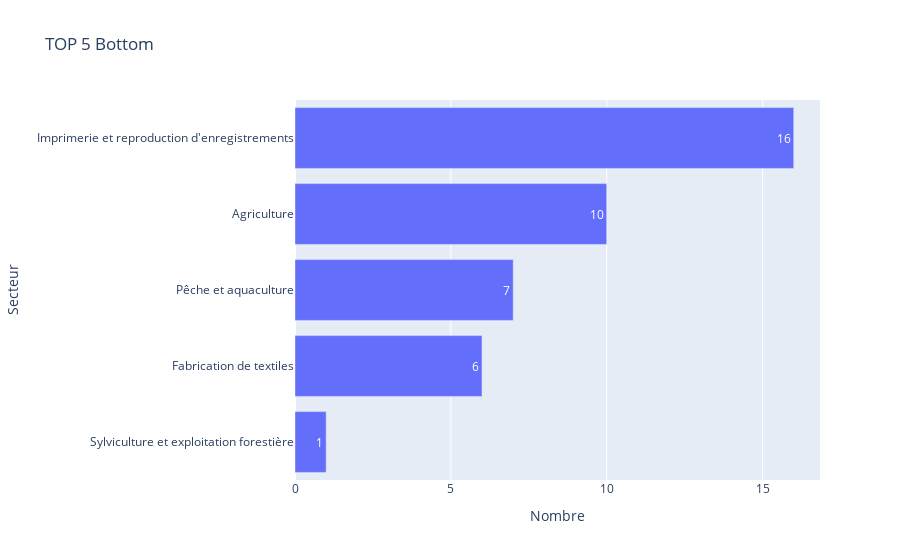

Notebook source saved alongside this figure:
### Code cell
# Calculer la distribution des valeurs et trier par ordre décroissant
distribution = df['Nom Secteur'].value_counts().reset_index()
distribution.columns = ['Nom Secteur', 'Count']

# Filtrer pour afficher uniquement le TOP 5
distribution_top5 = distribution.sort_values(by='Count', ascending=True).head(5)

# Créer le graphique en barres
fig = px.bar(distribution_top5, x='Count', y='Nom Secteur',
             title="TOP 5 Bottom",
             labels={'Nom Secteur': 'Secteur', 'Count': 'Nombre'},
             text='Count')

# Afficher le graphique
fig.show()

### Figure 1 — Plotly figure (JSON) as saved in the notebook; plotly's stock layout.template omitted (floating-point values rounded to 4 significant figures)
{"data": [{"alignmentgroup": "True", "hovertemplate": "Nombre=%{text}<br>Secteur=%{y}<extra></extra>", "legendgroup": "", "marker": {"color": "#636efa", "pattern": {"shape": ""}}, "name": "", "offsetgroup": "", "orientation": "h", "showlegend": false, "text": [1, 6, 7, 10, 16], "textposition": "auto", "type": "bar", "x": [1, 6, 7, 10, 16], "xaxis": "x", "y": ["Sylviculture et exploitation forestière", "Fabrication de textiles", "Pêche et aquaculture", "Agriculture", "Imprimerie et reproduction d'enregistrements"], "yaxis": "y"}], "layout": {"barmode": "relative", "legend": {"tracegroupgap": 0}, "title": {"text": "TOP 5 Bottom"}, "xaxis": {"anchor": "y", "domain": [0, 1], "title": {"text": "Nombre"}}, "yaxis": {"anchor": "x", "domain": [0, 1], "title": {"text": "Secteur"}}}}
